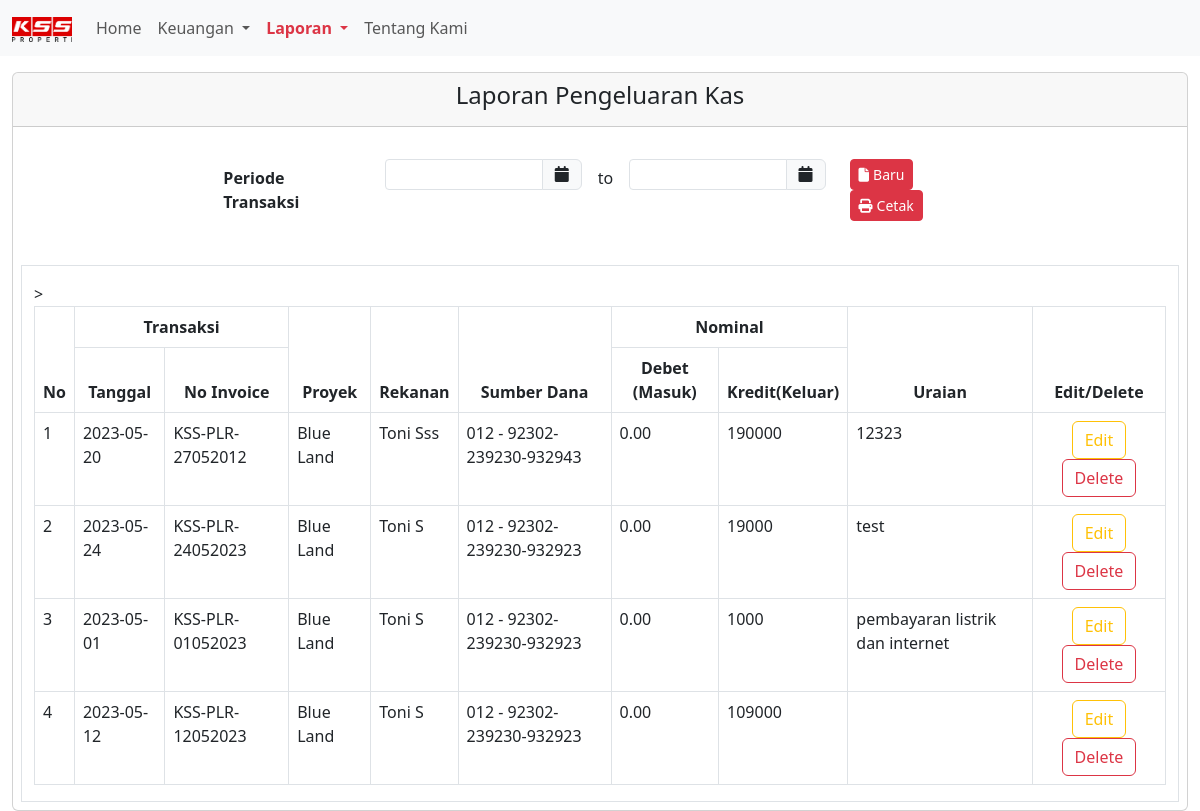
Page /laporan-pengeluaran.php on the earlier database version.
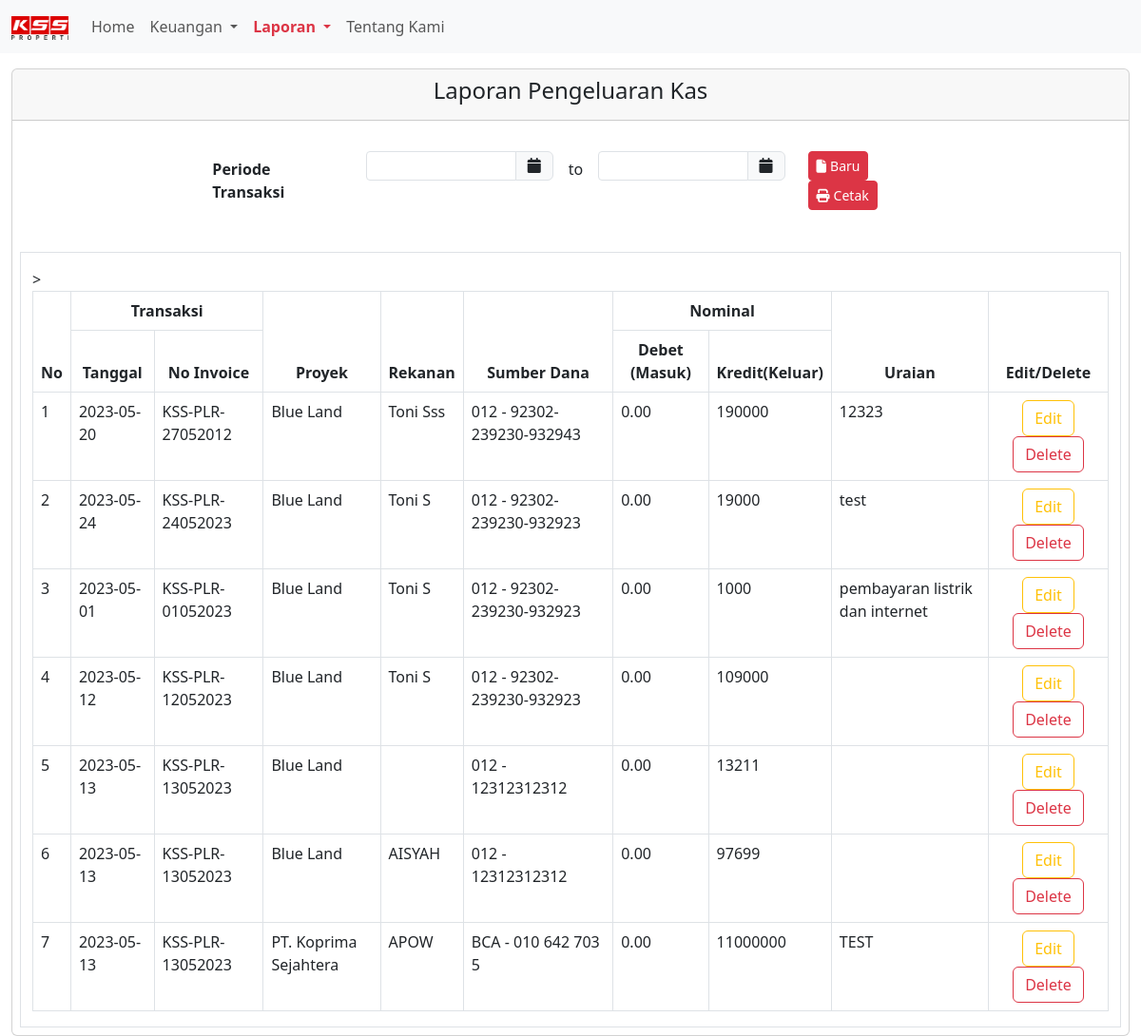
Same page on the later database version.
### tables this page shows
CREATE TABLE `pengeluaran_kas` (
  `id_pengeluaran` int NOT NULL,
  `payment` varchar(255) DEFAULT NULL,
  `no_invoice` varchar(255) DEFAULT NULL,
  `tanggal` date DEFAULT NULL,
  `cara_bayar` varchar(255) DEFAULT NULL,
  `kode_bank` varchar(255) DEFAULT NULL,
  `no_rekening` varchar(255) DEFAULT NULL,
  `no_giro` varchar(255) DEFAULT NULL,
  `nama_dibayar` varchar(255) NOT NULL,
  `proyek` varchar(255) DEFAULT NULL,
  `nilaiPengeluaran` int DEFAULT NULL,
  `ppn` int DEFAULT NULL,
  `total_pengeluaran` int DEFAULT NULL,
  `pot_pph` int DEFAULT NULL,
  `pot_lain` int DEFAULT NULL,
  `total_bayar` int DEFAULT NULL,
  `uraian` varchar(255) DEFAULT NULL
);

CREATE TABLE `proyek` (
  `id` int NOT NULL,
  `nama` varchar(255) NOT NULL
);

### function.php (called while the page is built, shortened)
<?php
require "koneksi.php";
function query($query)
{
    global $conn;
    $result = mysqli_query($conn, $query);
    $rows = [];
    while ($row = mysqli_fetch_assoc($result)) {
        $rows[] = $row;
    }
    return $rows;
}

### laporan-pengeluaran.php (the view, shortened to what the changed rows need)
<?php
require "function.php";
$pengeluaran = query("SELECT * FROM pengeluaran_kas LEFT JOIN proyek ON pengeluaran_kas.proyek = proyek.id");
?>
<!DOCTYPE html>
<html lang="en">
<head>
  <link rel="stylesheet" href="./src/style/global.css" />
  <link rel="stylesheet" href="./src/bootstrap/bootstrap.min.css" />
  <link rel="stylesheet" href="./src/style/all.min.css" />
  <link rel="stylesheet" href="//code.jquery.com/ui/1.13.2/themes/base/jquery-ui.css">
</head>
<body>
  <section class="form-laporan-pengeluaran">
    <div class="container-fluid">
      <div class="card">
        <div class="col-12 mt-1">
          <div class="container-fluid p-2">
            <div class="container-fluid border border-1">
              <div class="col-12 mt-3">
                <table class="table table-bordered" id="myTable">
                  <thead>
                    <tr class="text-center">
                      <th scope="col" rowspan="2">No</th>
                      <th scope="col" colspan="2">Transaksi</th>
                      <th scope="col" rowspan="2">Proyek</th>
                      <th scope="col" rowspan="2"> Rekanan </th>
                      <th scope="col" rowspan="2">Sumber Dana</th>
                      <th scope="col" colspan="2">Nominal</th>
                      <th scope="col" rowspan="2">Uraian</th>
                      <th scope="col" rowspan="2">Edit/Delete</th>
                    </tr>
                    <tr class="text-center">
                      <th> Tanggal </th>
                      <th> No Invoice </th>>
                      <th>Debet (Masuk)</th>
                      <th>Kredit(Keluar)</th>
                    </tr>
                  </thead>
                  <tbody>
                    <?php $i = 1; ?>
                    <?php foreach ($pengeluaran as $row) : ?>
                      <td><?= $i ?></td>
                      <td><?= $row['tanggal'] ?></td>
                      <td><?= $row['no_invoice'] ?></td>
                      <td><?= $row['nama'] ?></td>
                      <td><?= $row['nama_dibayar'] ?></td>
                      <td> <?= $row['kode_bank'] ?> - <?= $row['no_rekening'] ?></td>
                      <td>0.00</td>
                      <td><?= $row['total_bayar'] ?></td>
                      <td><?= $row['uraian'] ?></td>
                      <td class="text-center">
                        <a type="button" id="edit_data" class="btn btn-outline-warning" data-bs-toggle="modal" data-bs-target="#ubahModal" data-id_pengeluaran="<?= $row['id_pengeluaran'] ?>" data-tanggal="<?= $row['tanggal'] ?>" data-no_invoice="<?= $row['no_invoice'] ?>" data-nama="<?= $row['nama'] ?>" data-nama_dibayar="<?= $row['nama_dibayar'] ?>" data-no_rekening="<?= $row['no_rekening'] ?>" data-total_bayar="<?= $row['total_bayar'] ?>" data-uraian="<?= $row['uraian'] ?>">
                          Edit
                        </a>
                        <a href="delete.php?id_pengeluaran=<?= $row['id_pengeluaran'] ?>" onclick="return confirm('Apakah anda yakin ingin menghapus data ini?')">
                          <button class="btn btn-outline-danger mx-1">Delete</button>
                        </a>
                      </td>
                      <?php $i++; ?>
                    <?php endforeach; ?>
                  </tbody>
                </table>
              </div>
            </div>
          </div>
        </div>
      </div>
    </div>
  </section>
</body>
</html>

Differences in the rows shown:
added pengeluaran_kas: tanggal "2023-05-13", no_invoice "KSS-PLR-13052023", proyek.nama "Blue Land", kode_bank "012", no_rekening "12312312312", total_bayar "13211"
added pengeluaran_kas: tanggal "2023-05-13", no_invoice "KSS-PLR-13052023", proyek.nama "Blue Land", nama_dibayar "AISYAH", kode_bank "012", no_rekening "12312312312", total_bayar "97699"
added pengeluaran_kas: tanggal "2023-05-13", no_invoice "KSS-PLR-13052023", proyek.nama "PT. Koprima Sejahtera", nama_dibayar "APOW", kode_bank "BCA", no_rekening "010 642 703 5", total_bayar "11000000", uraian "TEST"
